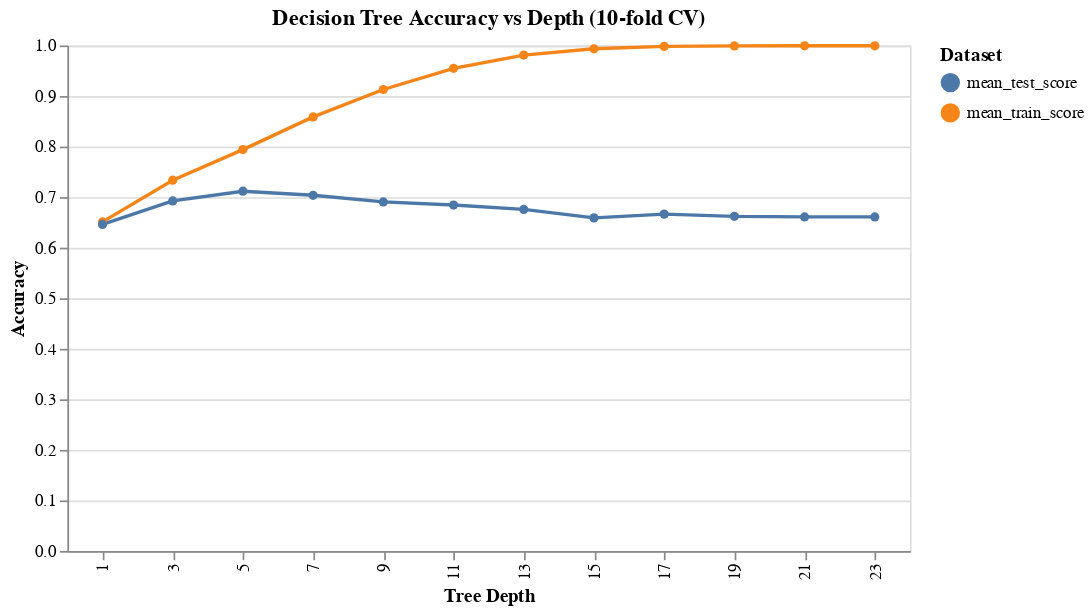

Here is the notebook cell this chart was saved with:
### Code cell
import altair as alt
alt.Chart(plot_df).mark_line(point=True).encode(
    x=alt.X("depth:O", title="Tree Depth"),
    y=alt.Y("accuracy:Q", title="Accuracy"),
    color=alt.Color("dataset:N", title="Dataset"
                    #scale=alt.Scale(domain=["mean_train_score", "mean_test_score"], range=["#1f77b4", "#ff7f0e"])
                   ),
    tooltip=["depth", "dataset", "accuracy"]
).properties(
    title="Decision Tree Accuracy vs Depth (10-fold CV)",
    width=500,
    height=300
)

### Figure 1 — Vega-Lite specification as saved in the notebook (floating-point values rounded to 4 significant figures)
{"config": {"view": {"continuousWidth": 300, "continuousHeight": 300}}, "data": {"name": "data-54eb3b806e8e7b692c6cd58783c29792"}, "mark": {"type": "line", "point": true}, "encoding": {"color": {"field": "dataset", "title": "Dataset", "type": "nominal"}, "tooltip": [{"field": "depth", "type": "quantitative"}, {"field": "dataset", "type": "nominal"}, {"field": "accuracy", "type": "quantitative"}], "x": {"field": "depth", "title": "Tree Depth", "type": "ordinal"}, "y": {"field": "accuracy", "title": "Accuracy", "type": "quantitative"}}, "height": 300, "title": "Decision Tree Accuracy vs Depth (10-fold CV)", "width": 500, "$schema": "https://vega.github.io/schema/vega-lite/v5.20.1.json", "datasets": {"data-54eb3b806e8e7b692c6cd58783c29792": [{"depth": 1, "dataset": "mean_train_score", "accuracy": 0.651}, {"depth": 3, "dataset": "mean_train_score", "accuracy": 0.7335}, {"depth": 5, "dataset": "mean_train_score", "accuracy": 0.794}, {"depth": 7, "dataset": "mean_train_score", "accuracy": 0.8587}, {"depth": 9, "dataset": "mean_train_score", "accuracy": 0.9129}, {"depth": 11, "dataset": "mean_train_score", "accuracy": 0.9549}, {"depth": 13, "dataset": "mean_train_score", "accuracy": 0.9811}, {"depth": 15, "dataset": "mean_train_score", "accuracy": 0.9935}, {"depth": 17, "dataset": "mean_train_score", "accuracy": 0.9983}, {"depth": 19, "dataset": "mean_train_score", "accuracy": 0.9992}, {"depth": 21, "dataset": "mean_train_score", "accuracy": 0.9994}, {"depth": 23, "dataset": "mean_train_score", "accuracy": 0.9994}, {"depth": 1, "dataset": "mean_test_score", "accuracy": 0.646}, {"depth": 3, "dataset": "mean_test_score", "accuracy": 0.6925}, {"depth": 5, "dataset": "mean_test_score", "accuracy": 0.7117}, {"depth": 7, "dataset": "mean_test_score", "accuracy": 0.7037}, {"depth": 9, "dataset": "mean_test_score", "accuracy": 0.6906}, {"depth": 11, "dataset": "mean_test_score", "accuracy": 0.6844}, {"depth": 13, "dataset": "mean_test_score", "accuracy": 0.6757}, {"depth": 15, "dataset": "mean_test_score", "accuracy": 0.659}, {"depth": 17, "dataset": "mean_test_score", "accuracy": 0.6664}, {"depth": 19, "dataset": "mean_test_score", "accuracy": 0.6621}, {"depth": 21, "dataset": "mean_test_score", "accuracy": 0.6608}, {"depth": 23, "dataset": "mean_test_score", "accuracy": 0.6608}]}}
